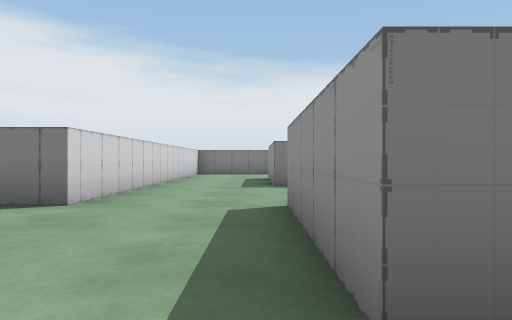
[1] (above)

23 first-person views from a walk through a Unity game level. The camera is 0.58 m above the floor, looks level and sees 70° across. The floor is counted in squares, 1 m on a side. Each view is taken from the middle of a square. On the plan, view 1 faces up. The plan holds only what a view shows up to about 10 squares ahead; the rest is blank. The place goes on beyond the plan. The player is left out.

[2]
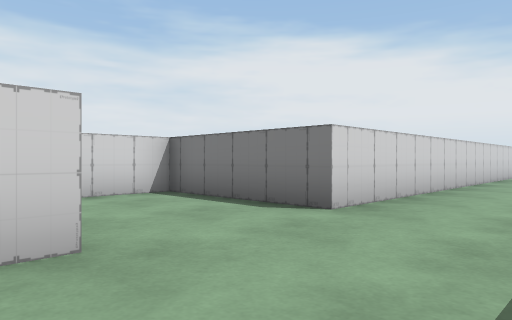

[3]
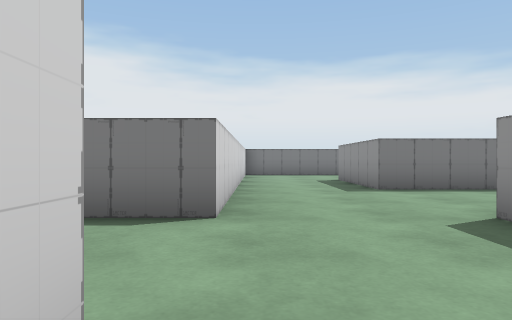

[4]
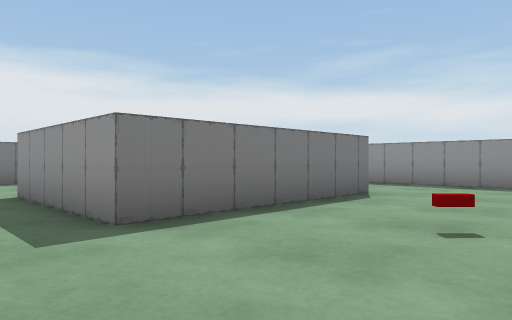

[5]
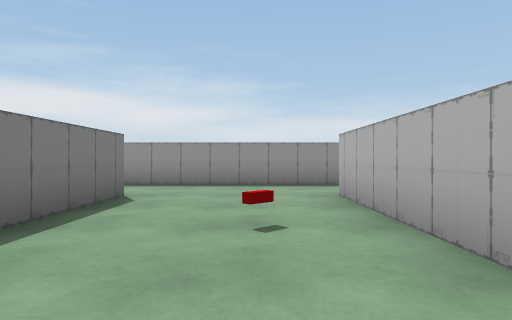

[6]
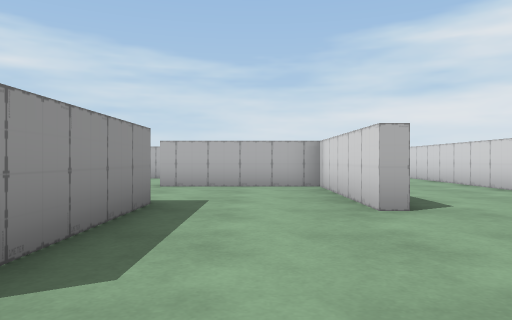

[7]
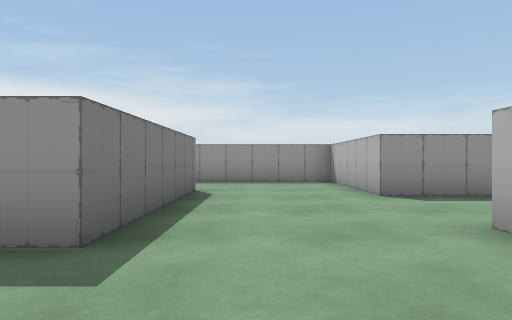

[8]
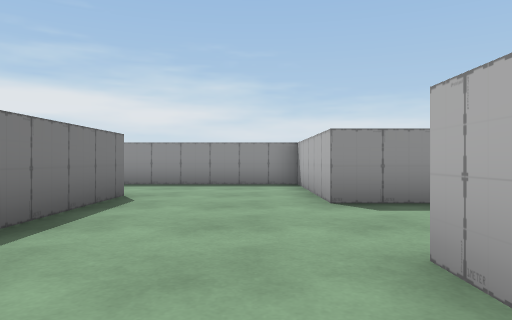

[9]
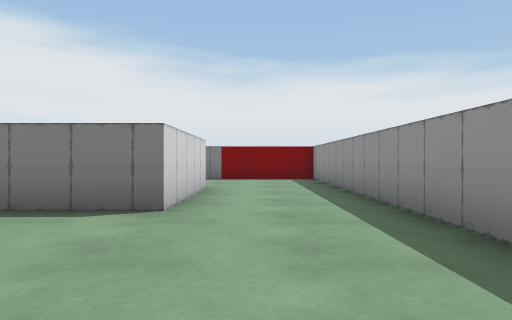

[10]
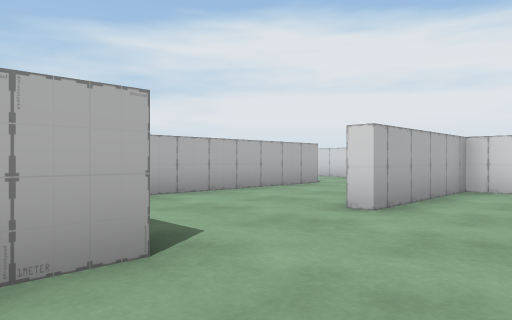

[11]
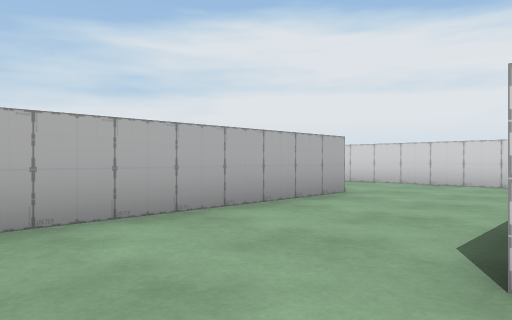

[12]
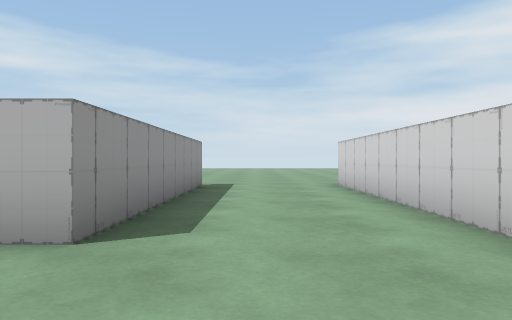

[13]
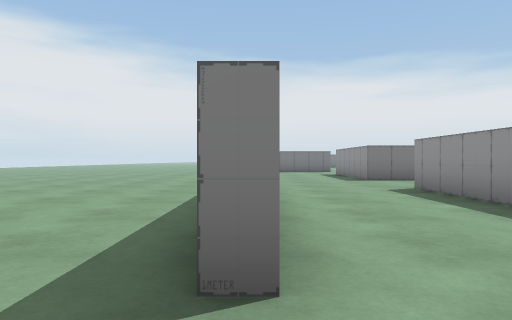

[14]
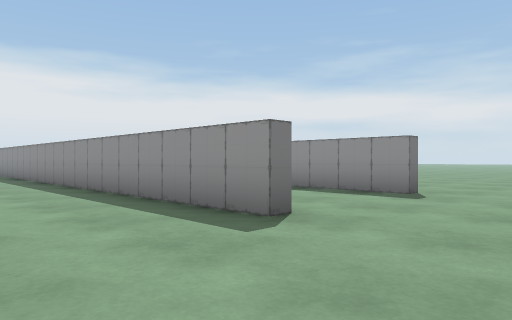

[15]
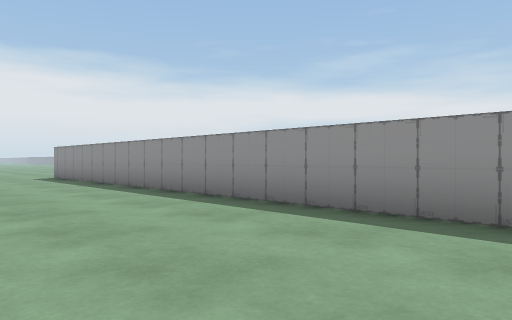

[16]
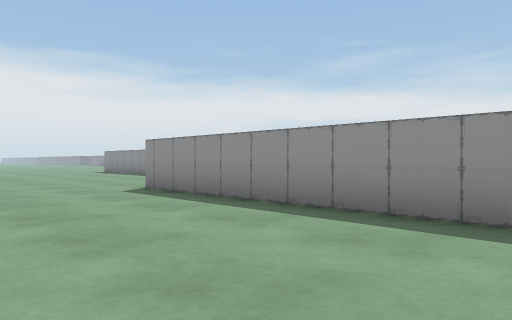

[17]
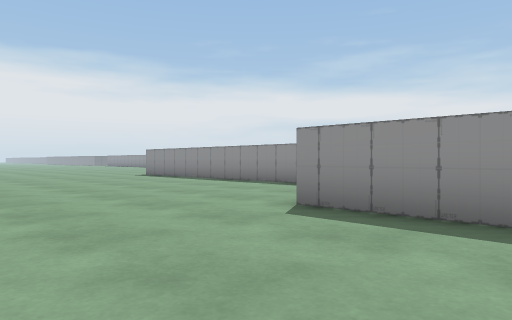

[18]
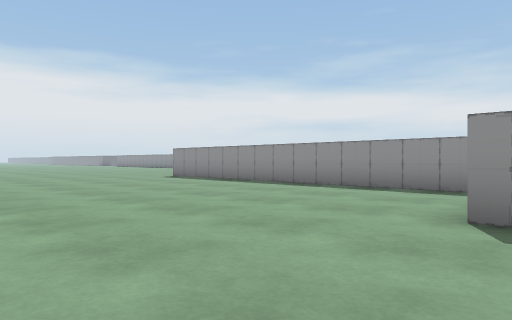

[19]
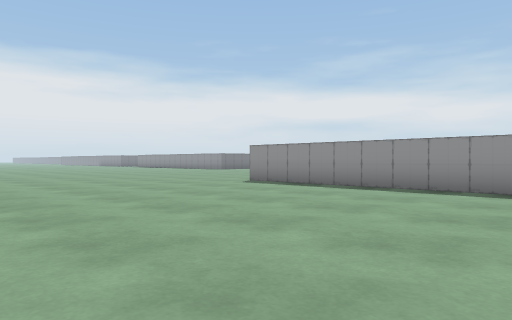

[20]
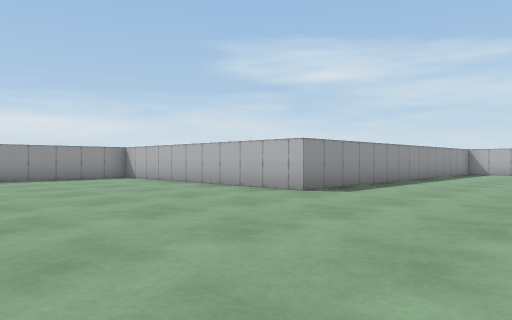

[21]
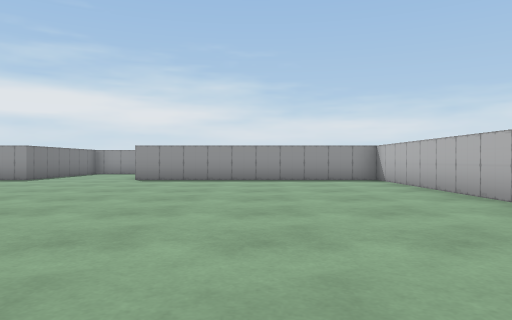

[22]
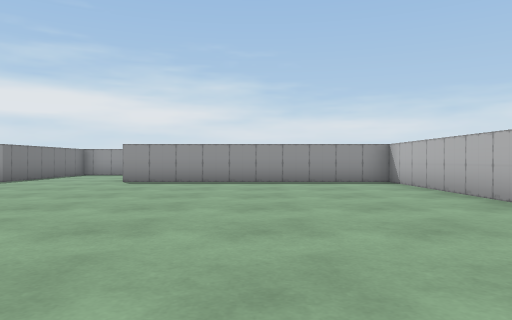

[23]
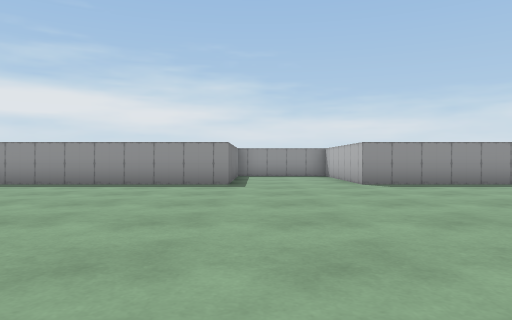

### Floor plan
Points are (right, up) in squares from view 1. A wall is a line through its corners. A room is listed if a view was taken in it or the views show most of it. See-through windows are left out.
Room 1 (views 1, 2, 3, 4, 5, 6, 7, 8, 9, 10)
walls: (0.9, 4.6) (5, 4.6); (5, 11.6) (5, 8.1) (0.4, 8.1) (0.4, 11.6); (1.6, 1.1) (0.4, 1.1) (0.4, 4.8); (7.8, 4) (7.8, 14); (5, 1.1) (3.5, 1.1); (-2.4, 1.9) (-2.4, -2) (1.1, -2); (-2.4, 12.8) (-2.4, 4.7) (-5.9, 4.7) (-5.9, 3); (1.2, 15.1) (0.8, 15.1); (3.9, -2) (7.8, -2) (7.8, 2.2)
ways out: opening at (-4.5, 1.5) to room 2; opening at (1, -0.5) to room 3; opening at (4.5, -0.5) to room 3
objects: other object (2, 6)
Room 2 (views 11, 12, 13, 14, 15, 16, 17, 18, 19, 20, 21, 22, 23)
walls: (-2.7, 5.9) (-2.7, 15.5) (4.6, 15.5) (4.6, 22.5) (6, 22.5); (-5.9, -1) (-5.9, -11.4); (6, 25.6) (4.6, 25.6) (4.6, 31.1); (3.9, -3.9) (3.9, -2); (-2.7, -11.5) (-2.7, -5.5) (2.5, -5.5); (-6.2, -11.5) (-6.2, 5)
ways out: opening at (-4.5, 1.5) to room 1; opening at (2.5, -2) to room 3; opening at (-2.3, -13)
Room 3 (no view inside)
walls: (3.5, 1.1) (1.6, 1.1)
ways out: opening at (1, -0.5) to room 1; opening at (4.5, -0.5) to room 1; opening at (2.5, -2) to room 2

Positions as (right, up) in squares from view 1, and headings:
1: (0, 0), facing up
2: (0, 1), facing up-left
3: (-2, 1), facing up
4: (-1, 5), facing up-right
5: (-1, 6), facing right
6: (-1, 6), facing down
7: (-2, 0), facing right
8: (-1, -1), facing right
9: (6, 4), facing up
10: (5, 0), facing down-left
11: (3, -2), facing down-left
12: (-4, -3), facing down
13: (-6, -13), facing up
14: (-9, -14), facing up-right
15: (-10, -8), facing up-right
16: (-10, -2), facing up-right
17: (-10, 2), facing up-right
18: (-10, 4), facing up-right
19: (-10, 8), facing up-right
20: (-7, 21), facing down-right
21: (-6, 19), facing right
22: (-5, 19), facing right
23: (-4, 25), facing right
